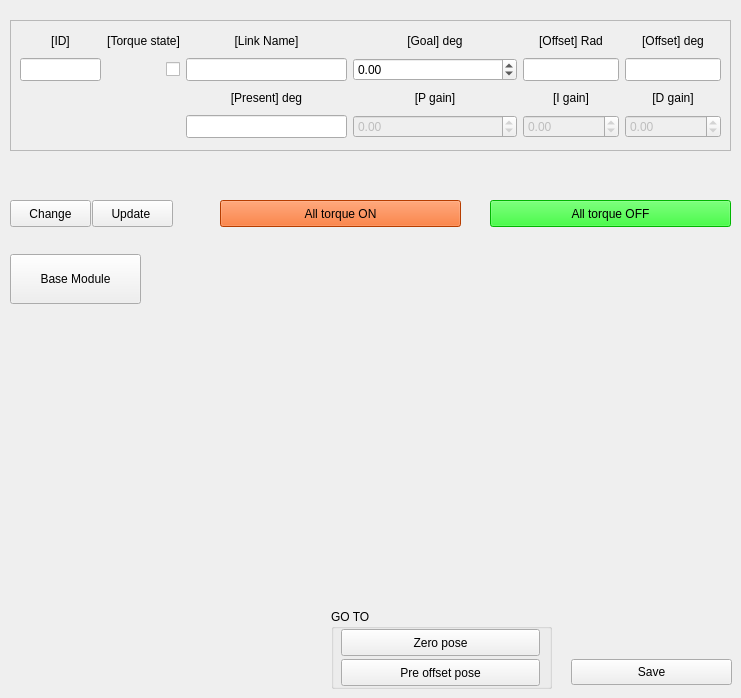
       <widget class="QWidget" name="tab">
        <attribute name="title">
         <string>DYNAMIXEL OFFSET</string>
        </attribute>
        <widget class="QFrame" name="frame_2">
         <property name="geometry">
          <rect>
           <x>10</x>
           <y>20</y>
           <width>721</width>
           <height>131</height>
          </rect>
         </property>
         <property name="frameShape">
          <enum>QFrame::StyledPanel</enum>
         </property>
         <property name="frameShadow">
          <enum>QFrame::Raised</enum>
         </property>
         <widget class="QWidget" name="gridLayoutWidget">
          <property name="geometry">
           <rect>
            <x>10</x>
            <y>10</y>
            <width>701</width>
            <height>108</height>
           </rect>
          </property>
          <layout class="QGridLayout" name="gridLayout">
           <item row="1" column="2">
            <widget class="QLineEdit" name="link_name_line_edit">
             <property name="maximumSize">
              <size>
               <width>161</width>
               <height>27</height>
              </size>
             </property>
            </widget>
           </item>
           <item row="0" column="1">
            <widget class="QLabel" name="label_12">
             <property name="text">
              <string>&lt;html&gt;&lt;head/&gt;&lt;body&gt;&lt;p align=&quot;center&quot;&gt;[Torque state]&lt;/p&gt;&lt;/body&gt;&lt;/html&gt;</string>
             </property>
            </widget>
           </item>
           <item row="0" column="3">
            <widget class="QLabel" name="label_5">
             <property name="text">
              <string>&lt;html&gt;&lt;head/&gt;&lt;body&gt;&lt;p align=&quot;center&quot;&gt;[Goal] deg&lt;/p&gt;&lt;/body&gt;&lt;/html&gt;</string>
             </property>
            </widget>
           </item>
           <item row="0" column="0">
            <widget class="QLabel" name="label_3">
             <property name="text">
              <string>&lt;html&gt;&lt;head/&gt;&lt;body&gt;&lt;p align=&quot;center&quot;&gt;[ID]&lt;/p&gt;&lt;/body&gt;&lt;/html&gt;</string>
             </property>
            </widget>
           </item>
           <item row="1" column="3">
            <widget class="QDoubleSpinBox" name="goal_spin_box">
             <property name="minimum">
              <double>-180.000000000000000</double>
             </property>
             <property name="maximum">
              <double>180.000000000000000</double>
             </property>
             <property name="singleStep">
              <double>0.100000000000000</double>
             </property>
             <property name="value">
              <double>0.000000000000000</double>
             </property>
            </widget>
           </item>
           <item row="0" column="2">
            <widget class="QLabel" name="label_4">
             <property name="text">
              <string>&lt;html&gt;&lt;head/&gt;&lt;body&gt;&lt;p align=&quot;center&quot;&gt;[Link Name]&lt;/p&gt;&lt;/body&gt;&lt;/html&gt;</string>
             </property>
            </widget>
           </item>
           <item row="1" column="1">
            <widget class="QCheckBox" name="torque_state_check_box">
             <property name="maximumSize">
              <size>
               <width>21</width>
               <height>21</height>
              </size>
             </property>
             <property name="layoutDirection">
              <enum>Qt::RightToLeft</enum>
             </property>
             <property name="text">
              <string/>
             </property>
            </widget>
           </item>
           <item row="1" column="0">
            <widget class="QLineEdit" name="id_line_edit">
             <property name="maximumSize">
              <size>
               <width>81</width>
               <height>27</height>
              </size>
             </property>
            </widget>
           </item>
           <item row="0" column="4">
            <widget class="QLabel" name="label_7">
             <property name="text">
              <string>&lt;html&gt;&lt;head/&gt;&lt;body&gt;&lt;p align=&quot;center&quot;&gt;[Offset] Rad&lt;/p&gt;&lt;/body&gt;&lt;/html&gt;</string>
             </property>
            </widget>
           </item>
           <item row="0" column="5">
            <widget class="QLabel" name="label_6">
             <property name="text">
              <string>&lt;html&gt;&lt;head/&gt;&lt;body&gt;&lt;p align=&quot;center&quot;&gt;[Offset] deg&lt;/p&gt;&lt;/body&gt;&lt;/html&gt;</string>
             </property>
            </widget>
           </item>
           <item row="2" column="3">
            <widget class="QLabel" name="label_9">
             <property name="text">
              <string>&lt;html&gt;&lt;head/&gt;&lt;body&gt;&lt;p align=&quot;center&quot;&gt;[P gain]&lt;/p&gt;&lt;/body&gt;&lt;/html&gt;</string>
             </property>
            </widget>
           </item>
           <item row="2" column="4">
            <widget class="QLabel" name="label_10">
             <property name="text">
              <string>&lt;html&gt;&lt;head/&gt;&lt;body&gt;&lt;p align=&quot;center&quot;&gt;[I gain]&lt;/p&gt;&lt;/body&gt;&lt;/html&gt;</string>
             </property>
            </widget>
           </item>
           <item row="2" column="5">
            <widget class="QLabel" name="label_11">
             <property name="text">
              <string>&lt;html&gt;&lt;head/&gt;&lt;body&gt;&lt;p align=&quot;center&quot;&gt;[D gain]&lt;/p&gt;&lt;/body&gt;&lt;/html&gt;</string>
             </property>
            </widget>
           </item>
           <item row="3" column="3">
            <widget class="QDoubleSpinBox" name="p_gain_spin_box">
             <property name="enabled">
              <bool>false</bool>
             </property>
             <property name="minimum">
              <double>-16000.000000000000000</double>
             </property>
             <property name="maximum">
              <double>16000.000000000000000</double>
             </property>
             <property name="singleStep">
              <double>1.000000000000000</double>
             </property>
             <property name="value">
              <double>0.000000000000000</double>
             </property>
            </widget>
           </item>
           <item row="3" column="4">
            <widget class="QDoubleSpinBox" name="i_gain_spin_box">
             <property name="enabled">
              <bool>false</bool>
             </property>
             <property name="minimum">
              <double>-16000.000000000000000</double>
             </property>
             <property name="maximum">
              <double>16000.000000000000000</double>
             </property>
             <property name="singleStep">
              <double>1.000000000000000</double>
             </property>
             <property name="value">
              <double>0.000000000000000</double>
             </property>
            </widget>
           </item>
           <item row="3" column="5">
            <widget class="QDoubleSpinBox" name="d_gain_spin_box">
             <property name="enabled">
              <bool>false</bool>
             </property>
             <property name="decimals">
              <number>2</number>
             </property>
             <property name="minimum">
              <double>-16000.000000000000000</double>
             </property>
             <property name="maximum">
              <double>16000.000000000000000</double>
             </property>
             <property name="singleStep">
              <double>1.000000000000000</double>
             </property>
            </widget>
           </item>
           <item row="2" column="2">
            <widget class="QLabel" name="label_8">
             <property name="text">
              <string>&lt;html&gt;&lt;head/&gt;&lt;body&gt;&lt;p align=&quot;center&quot;&gt;[Present] deg&lt;/p&gt;&lt;/body&gt;&lt;/html&gt;</string>
             </property>
            </widget>
           </item>
           <item row="3" column="2">
            <widget class="QLineEdit" name="present_line_edit">
             <property name="maximumSize">
              <size>
               <width>161</width>
               <height>27</height>
              </size>
             </property>
            </widget>
           </item>
           <item row="1" column="4">
            <widget class="QLineEdit" name="offset_line_edit">
             <property name="maximumSize">
              <size>
               <width>96</width>
               <height>27</height>
              </size>
             </property>
            </widget>
           </item>
           <item row="1" column="5">
            <widget class="QLineEdit" name="offset_line_edit_2">
             <property name="maximumSize">
              <size>
               <width>96</width>
               <height>27</height>
              </size>
             </property>
            </widget>
           </item>
          </layout>
         </widget>
        </widget>
        <widget class="QPushButton" name="all_torque_on_button">
         <property name="geometry">
          <rect>
           <x>220</x>
           <y>200</y>
           <width>241</width>
           <height>27</height>
          </rect>
         </property>
         <property name="styleSheet">
          <string notr="true">background-color: rgb(255, 85, 0);</string>
         </property>
         <property name="text">
          <string>All torque ON</string>
         </property>
        </widget>
        <widget class="QPushButton" name="all_torque_off_button">
         <property name="geometry">
          <rect>
           <x>490</x>
           <y>200</y>
           <width>241</width>
           <height>27</height>
          </rect>
         </property>
         <property name="styleSheet">
          <string notr="true">background-color: rgb(0, 255, 0);</string>
         </property>
         <property name="text">
          <string>All torque OFF</string>
         </property>
        </widget>
        <widget class="QPushButton" name="save_button">
         <property name="geometry">
          <rect>
           <x>571</x>
           <y>659</y>
           <width>161</width>
           <height>26</height>
          </rect>
         </property>
         <property name="text">
          <string>Save</string>
         </property>
        </widget>
        <widget class="QPushButton" name="update_button">
         <property name="geometry">
          <rect>
           <x>92</x>
           <y>200</y>
           <width>81</width>
           <height>27</height>
          </rect>
         </property>
         <property name="text">
          <string>Update </string>
         </property>
        </widget>
        <widget class="QPushButton" name="change_button">
         <property name="geometry">
          <rect>
           <x>10</x>
           <y>200</y>
           <width>81</width>
           <height>27</height>
          </rect>
         </property>
         <property name="text">
          <string>Change</string>
         </property>
        </widget>
        <widget class="QGroupBox" name="groupBox">
         <property name="geometry">
          <rect>
           <x>331</x>
           <y>609</y>
           <width>221</width>
           <height>80</height>
          </rect>
         </property>
         <property name="title">
          <string>GO TO</string>
         </property>
         <widget class="QPushButton" name="initial_pose_button">
          <property name="geometry">
           <rect>
            <x>10</x>
            <y>20</y>
            <width>199</width>
            <height>27</height>
           </rect>
          </property>
          <property name="text">
           <string>Zero pose</string>
          </property>
         </widget>
         <widget class="QPushButton" name="pre_offset_pose_button">
          <property name="geometry">
           <rect>
            <x>10</x>
            <y>50</y>
            <width>199</width>
            <height>27</height>
           </rect>
          </property>
          <property name="text">
           <string>Pre offset pose</string>
          </property>
         </widget>
        </widget>
        <widget class="QPushButton" name="base_module_button">
         <property name="geometry">
          <rect>
           <x>10</x>
           <y>254</y>
           <width>131</width>
           <height>50</height>
          </rect>
         </property>
         <property name="text">
          <string>Base Module</string>
         </property>
        </widget>
       </widget>
